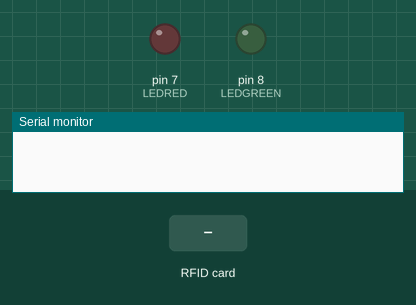
Simulated run of this sketch. Board: Arduino Uno, built with avr-gcc and run on an emulated ATmega328P. Parts: output pins drawn as LEDs (lit = HIGH), the last lines printed to the serial monitor. The test bench sets the inputs (shaded band). Pins used as bus, display or sensor lines are not drawn.

Above: at 1.2 s.
1.3 s: RFID card A6 73 53 83 held to the reader
At 1.7 s:
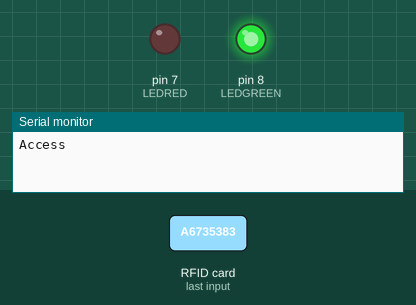
3.3 s: RFID card 5E 7A 19 C4 held to the reader
At 3.7 s:
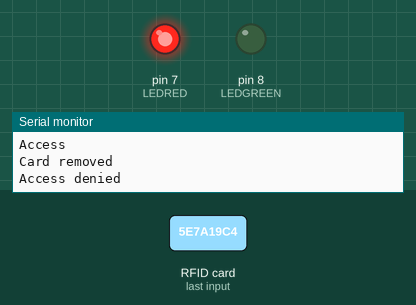
Timing chart, 0 to 6.3 s (numbered marks = the images above; inputs shaded):
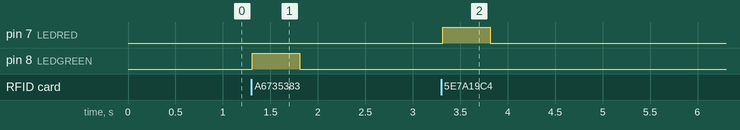

The sketch:

MFRC522_access_rfid_UID.ino
```cpp
#include <MFRC522.h> //MFRC522 Bibliothek fuer Kommunikation mit RFID Reader einbinden
#include <SPI.h> //SPI Bibliothek fuer Nutzung des SPI-Protokolls einbinden

#define SSPIN 10 //SS Pin fuer SPI Kommunikation
#define RESETPIN 9 //RST Pin fuer SPI Kommunikation
#define LEDGREEN 8 //Green LED Pin
#define LEDRED 7 //Red LED Pin

byte valid_UID[4] = {0xA6,0x73,0x53,0x83}; //gültige UID in HEX

MFRC522 RFIDreader(SSPIN,RESETPIN);

//Wire.beginTransmission()

unsigned long old_time = 0;
boolean card_removed = true;

#define WAIT_TIME 500 //500ms Wartezeit bis neue UID gelesen wird

void setup() {
  SPI.begin(); //SPI Bus starten
  Serial.begin(9600); //Serielle Kommunikation starten
  RFIDreader.PCD_Init(); //RFID Leser initialisieren
  pinMode(LEDGREEN,OUTPUT);
  pinMode(LEDRED,OUTPUT);
}

void loop() {
  if (!RFIDreader.PICC_IsNewCardPresent()) { //Wenn keine Karte in der Nähe ist,
                                             //zurück zum Beginn von void loop()

     if((millis() - old_time)>WAIT_TIME){ //Karte wurde entfernt

        if (!card_removed){ //Pruefen ob Karte schon als "removed" markiert wurde
          Serial.println("Card removed");
          digitalWrite(LEDGREEN,LOW);
          digitalWrite(LEDRED,LOW);
          card_removed = true;}
      }

    return;
    }

  if (!RFIDreader.PICC_ReadCardSerial()) { //Wenn die Karte noch nicht gelesen wurde,
                                           //zurück zum Beginn von void loop()
    return;
    }

  //Ab hier wird ausgeführt wenn Karte in der Nähe und gelesen

    //UID pruefen
    if(compareByteArray(valid_UID,RFIDreader.uid.uidByte)){

      //Ab hier wenn UID gueltig ist
        if (card_removed){ //Wenn Karte zuvor entfernt worden war
          Serial.println("Access");
          digitalWrite(LEDGREEN,HIGH);
          card_removed = false;
          }

    }

    else{ //Wenn UID ungueltig
      if (card_removed){ //Wenn Karte zuvor entfernt worden war
        Serial.println("Access denied");
        digitalWrite(LEDRED,HIGH);
        card_removed = false;
        }
    }

    old_time = millis(); //old_time auf die aktuelle Zeit setzen
}

//Funktion zum Vergleich der beiden Byte Arrays
boolean compareByteArray (byte byteArray1[], byte byteArray2[]){

  for (int i = 0; i < 4; i++){ //Die UID byte arrays haben immer 4 Stellen
    if (byteArray1[i]!=byteArray2[i]){return false;} //Stimmt eine der Stellen nicht
                                                     //überein, wird abgebrochen und
                                                     //false zurückgegeben
    }

  return true;
  }
```

Measured:
- after the input at 1.3 s, pin 8 (LEDGREEN): LOW → HIGH at once, → LOW 0.50 s later
- after the input at 3.3 s, pin 7 (LEDRED): LOW → HIGH at once, → LOW 0.50 s later
